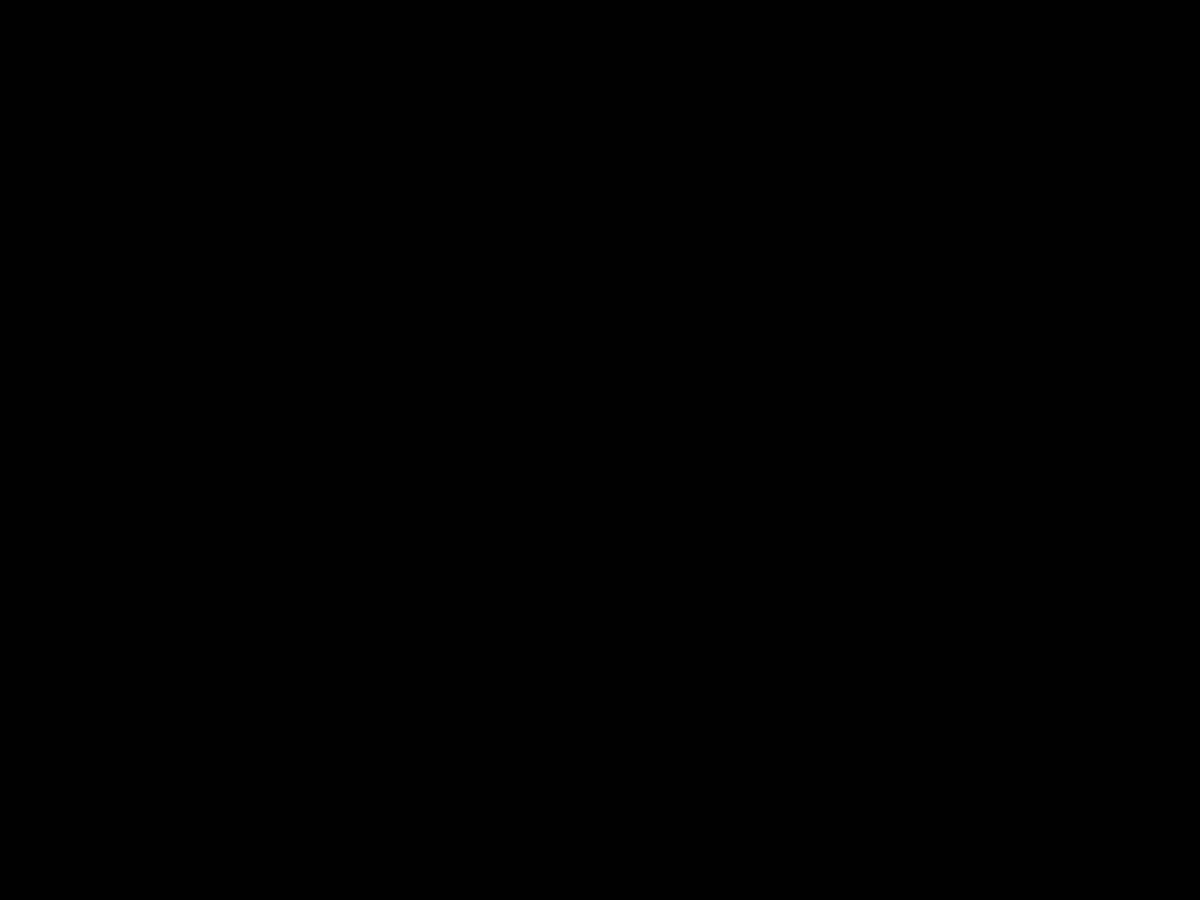
Frame 1 (no input)
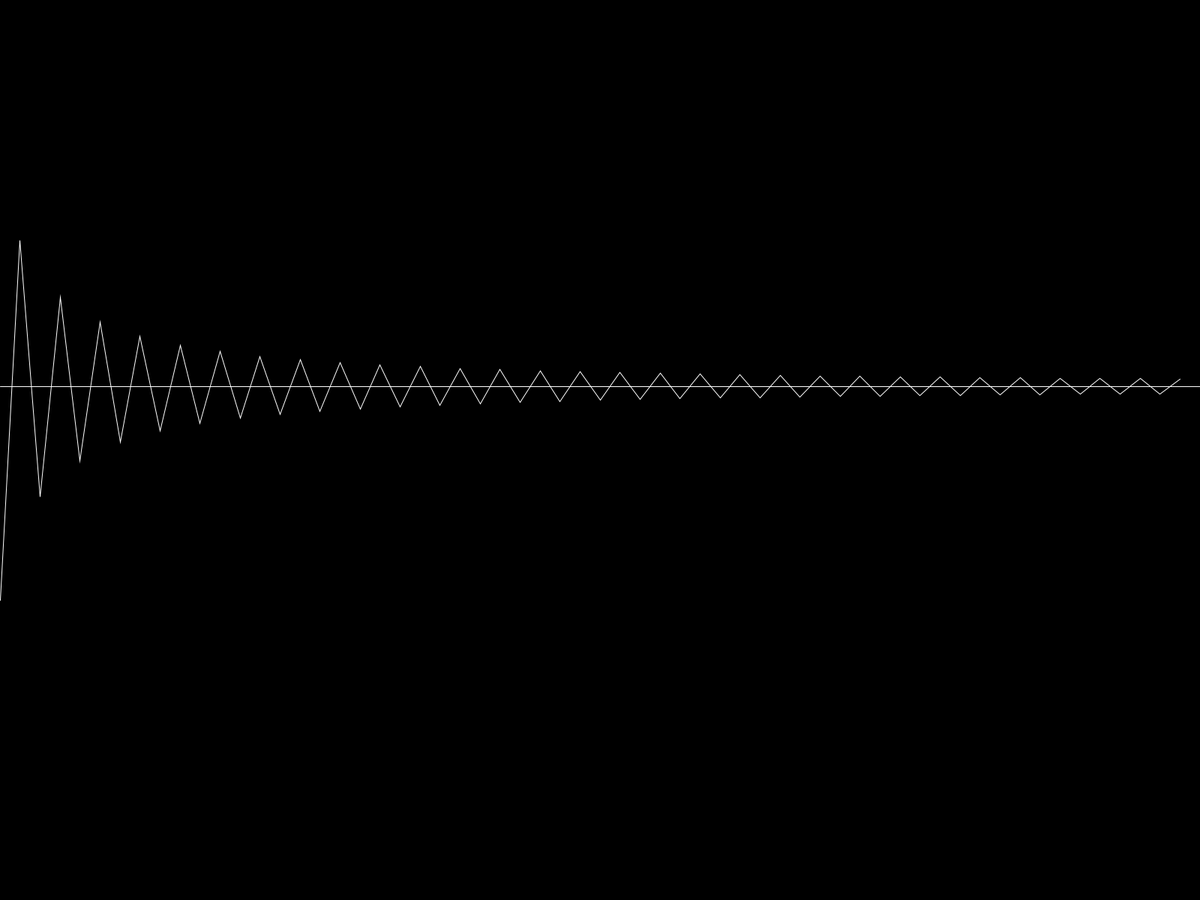
Frame 60 (the mouse pressed at the canvas centre just before this capture)
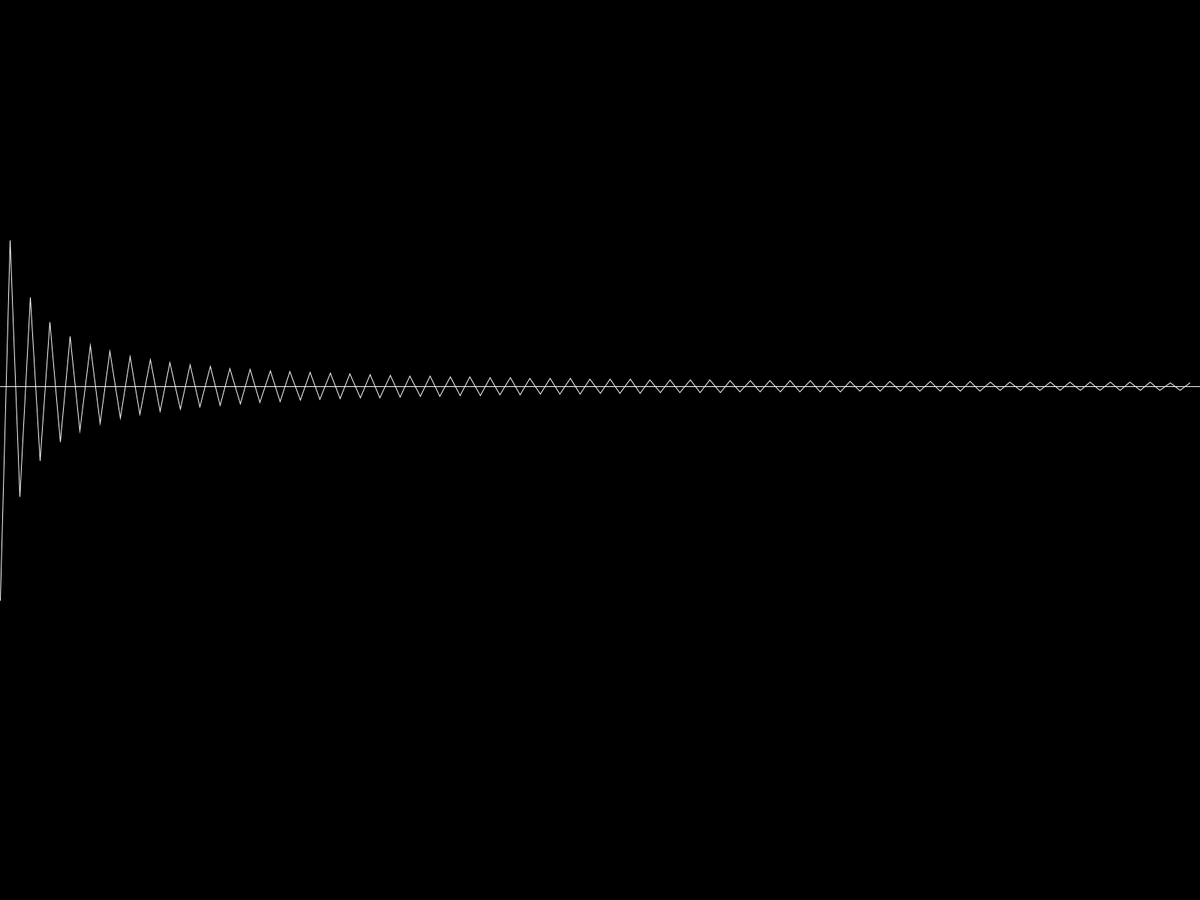
Frame 120 (the mouse held since frame 60 and released just before this capture)

The Processing sketch that drew these frames (run headless with seeded random() and noise(); from frame 60 on, the mouse is pressed at the canvas centre):

// Processing sketch: Leibniz
// ── Leibniz.pde
/*
   Viraj Bhartiya
   Code Freak
   Leibniz
   
*/

float pi = 4;
int iterations = 0;
FloatList history = new FloatList();

float minY = 2;
float maxY = 4;

void setup() {
  fullScreen();
}

void draw() {
  background(0);
  float den = iterations * 2 + 3;
  if (iterations % 2 == 0) {
    pi -= (4 / den);
  } else {
    pi += (4 / den);
  }
  history.append(pi);

  float piY = map(PI, minY, maxY, height, 0);
  line(0, piY, width, piY);

  stroke(255);
  noFill();
  beginShape();
  float spacing = width / (float) history.size();
  for (int i = 0; i < history.size(); i++) {
    float x = i * spacing;
    float y = map(history.get(i), minY, maxY, height, 0);
    vertex(x, y);
  }
  endShape();
  println(pi);
  iterations++;
}
